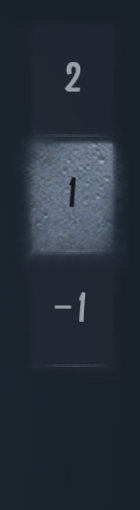
#> input picture tests/fixtures/floor_ui/doom_2560x1440_1st.png, 140 x 510 px; its folder holds only this picture in this run
$ python -i layout_retrieval.py   (imports and definitions only)
#> lines starting #> are read from the running program, lines starting #| are printed output that depends on the picture; after the words box and inside, x2 and y2 are one past the last pixel; in counts of white or black regions, pixels touching at a corner belong together
"""Fixed-direction icon/structure retrieval over the active profile's clean maps."""
from __future__ import annotations

from dataclasses import dataclass, field, asdict
import hashlib
import json
from pathlib import Path
from src.floor_definitions import DEFAULT_FLOORS
import threading
import time

import cv2
import numpy as np

from src.paths import PROJECT_ROOT, CACHE_ROOT
from src.recognition_control import check_cancelled, recognition_lock

RESOURCE_ROOT = PROJECT_ROOT / 'assets/layout_retrieval'
BACKEND_LABELS = {'pure_structure': '纯结构识别（固定缩放·CPU）', 'icon_structure': '图标与结构匹配'}

def normalize_recognition_backend(value):
    return value if isinstance(value, str) and value in BACKEND_LABELS else 'pure_structure'
PARAMETERS = {
    'algorithm_version': 'fixed_direction_icon_structure_layout_v2',
    'scale_policy': 'per_source_published_minimum',
    'rotation_degrees': [0], 'scale_min': .30, 'scale_max': 1.40,
    'scale_step': .005, 'target_wall_resize': .6, 'wall_distance_sigma': 1.6,
    'wall_weight': .8, 'floor_weight': .2, 'geometry_min': .60,
    'target_icon_min': .77, 'query_icon_min': .90,
    'occluded_query_icon_min': .65, 'occlusion_min': .20,
    'local_icon_min': .65, 'anchor_icon_widths': list(range(18, 55, 2)),
    'fallback_scales': [.19, .81, .015], 'local_icon_factors': [.7, .85, 1., 1.15, 1.3],
    'wall_point_step_divisor': 2500, 'floor_point_step_divisor': 3000,
    'score_is_probability': False,
}


@dataclass(frozen=True)
class LayoutCandidate:
    rank: int
    layout: str
    path: str
    sha256: str
    score: float
    wall_score: float
    floor_score: float
    icon_score: float
    evidence_status: str
    details: dict


@dataclass
class LayoutRetrievalResult:
    candidates: list[LayoutCandidate] = field(default_factory=list)
    reasons: list[str] = field(default_factory=list)
    timings_ms: dict[str, float] = field(default_factory=dict)
    resource_fingerprint: str = ''
    input_size: list[int] = field(default_factory=list)
    reference_size: list[int] = field(default_factory=list)
    backend: str = 'icon_structure'
    parameters: dict = field(default_factory=lambda: dict(PARAMETERS))

    # [4 lines left out: function accepted, not called in this run]

    @property
    def strong_evidence(self):
        return bool(self.candidates and self.candidates[0].evidence_status == '图标位置通过')

    @property
    def margin(self):
        return self.candidates[0].score - self.candidates[1].score if len(self.candidates) > 1 else None

    # [35 lines left out: functions diagnostics, decision, create_layout_retriever, read_image, not called in this run]


def wall_edges(image, query=False):
    gray = cv2.cvtColor(image, cv2.COLOR_BGR2GRAY)
    edges = cv2.Canny(gray, 25, 65)
    hsv = cv2.cvtColor(image, cv2.COLOR_BGR2HSV)
    icons = (((hsv[:, :, 0] < 35) | (hsv[:, :, 0] > 170)) &
             (hsv[:, :, 1] > 120) & (hsv[:, :, 2] > 110)).astype(np.uint8)
    icons = cv2.dilate(icons, np.ones((9, 9), np.uint8))
    edges[icons > 0] = 0
    lines = cv2.HoughLinesP(edges, 1, np.pi / 180, threshold=20,
                           minLineLength=22 if query else 18, maxLineGap=5)
    channels = np.zeros((2, *gray.shape), np.uint8)
    if lines is not None:
        for x1, y1, x2, y2 in lines.reshape(-1, 4):
            dx, dy = abs(x2 - x1), abs(y2 - y1)
            if dx <= 2 and dy >= 22:
                cv2.line(channels[0], (x1, y1), (x2, y2), 1, 1)
            elif dy <= 2 and dx >= 22:
                cv2.line(channels[1], (x1, y1), (x2, y2), 1, 1)
    return channels


# [8 lines left out: function target_maps, not called in this run]


def floor_masks(image, query=False):
    hue, saturation, value = cv2.split(cv2.cvtColor(image, cv2.COLOR_BGR2HSV))
    room = ((hue >= 5) & (hue <= 32) & (saturation >= 22) &
            (saturation < 120) & (value > 65)).astype(np.float32)
    corridor = ((((hue >= 90) & (hue <= 125) & (saturation < 100)) |
                 (saturation < 25)) & (value > 60)).astype(np.float32)
    if query:
        room = cv2.erode(room, np.ones((5, 5), np.uint8))
        corridor = cv2.erode(corridor, np.ones((5, 5), np.uint8))
    return [room, corridor]


def query_data(image):
    channels = wall_edges(image, True)
    yy, xx = np.where(channels.sum(axis=0) > 0)
    if not len(xx):
        raise ValueError('截图没有有效墙线结构，请保持地图打开后重试')
    box = [int(xx.min()), int(yy.min()), int(xx.max() + 1), int(yy.max() + 1)]
    def sampled(masks, divisor):
        points = []
        for mask in masks:
            y, x = np.where(mask > 0)
            step = max(1, len(x) // divisor)
            points.append((x[::step], y[::step]))
        return points
    return dict(walls=sampled(channels, 2500), floors=sampled(floor_masks(image, True), 3000), box=box)


# [41 lines left out: functions detect_query, detect_target, not called in this run]


def reliable_query(icon):
    return icon['confidence'] >= .9 or (icon['confidence'] >= .65 and icon.get('occlusion_fraction', 0) > .2)


# [104 lines left out: functions anchor_fit, fallback_templates, fallback_fit, not called in this run]


class LayoutRetriever:
    """Thread-safe lazy index, invalidated by candidate and icon content hashes."""
    # [121 lines left out: functions __init__, prepare, recognize, not called in this run]

>>> import cv2
>>> picture = cv2.imread('../tests/fixtures/floor_ui/doom_2560x1440_1st.png')
#> picture is the input picture: shape (510, 140, 3); mean B, G, R 57, 46.2, 38.1
>>> result = query_data(picture)
#> in wall_edges, `edges = cv2.Canny(gray, 25, 65)`:
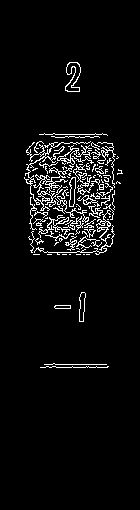
#> edges: shape (510, 140); 5% white in thin lines or dots, all inside (x1, y1, x2, y2) = (24, 62, 123, 368)
#> in wall_edges, `hsv = cv2.cvtColor(image, cv2.COLOR_BGR2HSV)`: hsv: shape (510, 140, 3); mean H, S, V 107.3, 91.1, 57
#> in wall_edges, `icons = (((hsv[:, :, 0] < 35) | (hsv[:, :, 0] > 170)) & (hsv[:, :, 1] ..`: icons: shape (510, 140); every value is 0
#> in wall_edges, `lines = cv2.HoughLinesP(edges, 1, np.pi / 180, threshold=20, minLineLe..`: lines = 86 rows, first 6: [70, 199, 70, 134], [82, 252, 88, 220], [103, 175, 113, 148], [61, 134, 66, 173], [42, 142, 49, 209], [81, 134, 88, 206]
#> the loop in wall_edges, `for x1, y1, x2, y2 in lines.reshape(-1, 4):` made 86 passes
#> (x1, y1, x2, y2, dx, dy) on passes 1 to 12: (70, 199, 70, 134, 0, 65), (82, 252, 88, 220, 6, 32), (103, 175, 113, 148, 10, 27), (61, 134, 66, 173, 5, 39), (42, 142, 49, 209, 7, 67), (81, 134, 88, 206, 7, 72), (77, 204, 93, 134, 16, 70), (65, 187, 78, 233, 13, 46), (75, 134, 78, 191, 3, 57), (93, 169, 95, 144, 2, 25), (24, 178, 42, 213, 18, 35), (88, 192, 104, 142, 16, 50)
#> (dx, dy) on passes 61, 63, 65, 67, 68, 69: (0, 24), (1, 52), (1, 26), (31, 1), (2, 27), (22, 0)
#> in query_data, `yy, xx = np.where(channels.sum(axis=0) > 0)`: yy = 1090 values from 62 to 367; xx = 1090 values, max 113 at index 236, min 29 at index 167, mean 71.46
#> in query_data, `box = [int(xx.min()), int(yy.min()), int(xx.max() + 1), int(yy.max() +..`: box = [29, 62, 114, 368]
#> the loop in sampled, `for mask in masks:` made 2 passes
#> step on passes 1 to 2: 1, 1
#> after the loop in sampled, `for mask in masks:`: points = 2 items
#> in floor_masks, `hue, saturation, value = cv2.split(cv2.cvtColor(image, cv2.COLOR_BGR2H..`:
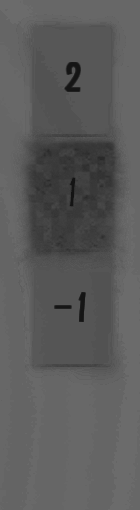
#> saturation: shape (510, 140); min 19, max 110, mean 91.1
#> in floor_masks, `hue, saturation, value = cv2.split(cv2.cvtColor(image, cv2.COLOR_BGR2H..`:
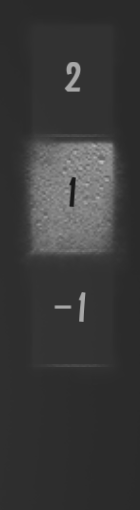
#> value: shape (510, 140); min 25, max 189, mean 57
#> in floor_masks, `room = ((hue >= 5) & (hue <= 32) & (saturation >= 22) & (saturation < ..`: room: shape (510, 140) float32; every value is 0
#> in floor_masks, `corridor = ((((hue >= 90) & (hue <= 125) & (saturation < 100)) | (satu..`:
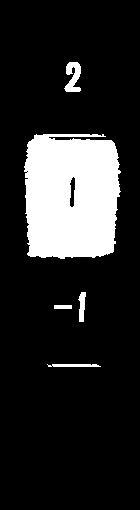
#> corridor: shape (510, 140) float32; values 0 (black) and 1 (white), 15.9% white; 5 white regions, box (x1, y1, x2, y2) and area: (24, 134, 121, 259) 10684, (64, 62, 81, 92) 324, (78, 292, 86, 322) 160, (47, 364, 101, 367) 147, (54, 305, 72, 309) 72
#> in floor_masks, `corridor = cv2.erode(corridor, np.ones((5, 5), np.uint8))`:
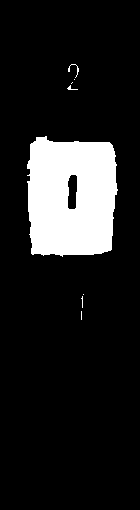
#> corridor: shape (510, 140) float32; values 0 (black) and 1 (white), 13.2% white; 8 white regions (5 under 20 px), largest, box (x1, y1, x2, y2) and area: (27, 136, 118, 257) 9354, (68, 64, 79, 78) 33, (67, 85, 78, 90) 20
#> the loop in sampled (call 2), `for mask in masks:` made 2 passes
#> step on passes 1 to 2: 1, 3
#> result = 3 items

$ run again, on tests/fixtures/floor_ui/mixed.png
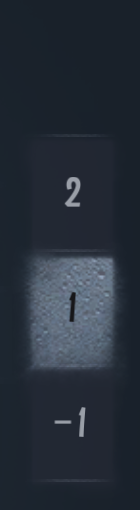
#> input picture tests/fixtures/floor_ui/mixed.png, 140 x 510 px
#> picture is the input picture: shape (510, 140, 3); mean B, G, R 56.9, 46.1, 38
#> in wall_edges, `edges = cv2.Canny(gray, 25, 65)`:
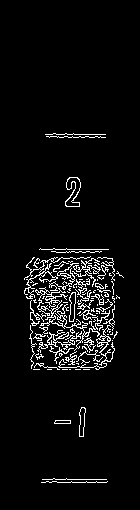
#> edges: shape (510, 140); 5.2% white in thin lines or dots, all inside (x1, y1, x2, y2) = (24, 133, 124, 483)
#> hsv: shape (510, 140, 3); mean H, S, V 107.3, 91, 56.9
#> icons: shape (510, 140); every value is 0
#> lines = 81 rows, first 6: [39, 249, 108, 249], [54, 323, 109, 258], [30, 261, 56, 287], [71, 367, 73, 319], [49, 281, 53, 323], [67, 369, 70, 321]
#> the loop in wall_edges, `for x1, y1, x2, y2 in lines.reshape(-1, 4):` made 81 passes
#> (x1, y1, x2, y2, dx, dy) on passes 1 to 8: (39, 249, 108, 249, 69, 0), (54, 323, 109, 258, 55, 65), (30, 261, 56, 287, 26, 26), (71, 367, 73, 319, 2, 48), (49, 281, 53, 323, 4, 42), (67, 369, 70, 321, 3, 48), (87, 324, 89, 290, 2, 34), (85, 252, 89, 281, 4, 29)
#> yy = 1158 values from 134 to 482; xx = 1158 values, max 113 at index 460, min 30 at index 288, mean 72.22
#> box = [30, 134, 114, 483]
#> the loop in sampled, `for mask in masks:` made 2 passes
#> step on passes 1 to 2: 1, 1
#> after the loop in sampled, `for mask in masks:`: points = 2 items
#> room: shape (510, 140) float32; every value is 0
#> in floor_masks, `corridor = cv2.erode(corridor, np.ones((5, 5), np.uint8))`:
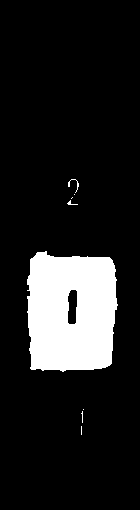
#> corridor: shape (510, 140) float32; values 0 (black) and 1 (white), 13.3% white; 8 white regions (5 under 20 px), largest, box (x1, y1, x2, y2) and area: (27, 251, 118, 372) 9396, (68, 179, 79, 193) 34, (67, 200, 78, 205) 20
#> the loop in sampled (call 2), `for mask in masks:` made 2 passes
#> step on passes 1 to 2: 1, 3
#> result = 3 items

$ run again, on tests/fixtures/floor_ui/phosphorescence_1004x755_b2.png
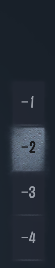
#> input picture tests/fixtures/floor_ui/phosphorescence_1004x755_b2.png, 55 x 268 px
#> picture is the input picture: shape (268, 55, 3); mean B, G, R 54, 43.5, 35.8
#> in wall_edges, `edges = cv2.Canny(gray, 25, 65)`:
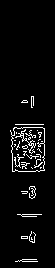
#> edges: shape (268, 55); 4.8% white in thin lines or dots, all inside (x1, y1, x2, y2) = (10, 96, 45, 262)
#> hsv: shape (268, 55, 3); mean H, S, V 107.4, 92.2, 54
#> icons: shape (268, 55); every value is 0
#> lines = [[31, 158, 31, 124], [44, 170, 44, 128], [20, 124, 24, 155], [30, 158, 30, 132], [37, 170, 40, 124], [13, 128, 20, 171], [11, 132, 12, 171], [22, 124, 24, 148], [17, 214, 41, 214], [17, 124, 19, 147], [13, 171, 39, 171]]
#> the loop in wall_edges, `for x1, y1, x2, y2 in lines.reshape(-1, 4):` made 11 passes
#> (x1, y1, x2, y2, dx, dy) on passes 1 to 8: (31, 158, 31, 124, 0, 34), (44, 170, 44, 128, 0, 42), (20, 124, 24, 155, 4, 31), (30, 158, 30, 132, 0, 26), (37, 170, 40, 124, 3, 46), (13, 128, 20, 171, 7, 43), (11, 132, 12, 171, 1, 39), (22, 124, 24, 148, 2, 24)
#> yy = 246 values from 124 to 214; xx = 246 values, max 44 at index 15, min 11 at index 28, mean 27.15
#> box = [11, 124, 45, 215]
#> the loop in sampled, `for mask in masks:` made 2 passes
#> step on passes 1 to 2: 1, 1
#> after the loop in sampled, `for mask in masks:`: points = 2 items
#> room: shape (268, 55) float32; every value is 0
#> in floor_masks, `corridor = cv2.erode(corridor, np.ones((5, 5), np.uint8))`:
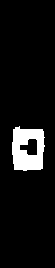
#> corridor: shape (268, 55) float32; values 0 (black) and 1 (white), 7.4% white; 1 white region, box (x1, y1, x2, y2) and area: (12, 126, 45, 171) 1088
#> the loop in sampled (call 2), `for mask in masks:` made 2 passes
#> result = 3 items

$ run again, on tests/fixtures/floor_ui/phosphorescence_1698x980_b1.png
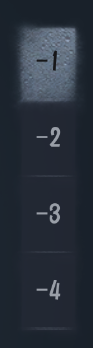
#> input picture tests/fixtures/floor_ui/phosphorescence_1698x980_b1.png, 93 x 348 px
#> picture is the input picture: shape (348, 93, 3); mean B, G, R 58.3, 47.3, 39.5
#> in wall_edges, `edges = cv2.Canny(gray, 25, 65)`:
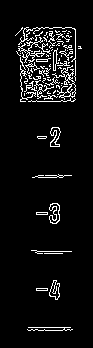
#> edges: shape (348, 93); 6.1% white in thin lines or dots, all inside (x1, y1, x2, y2) = (15, 27, 82, 331)
#> hsv: shape (348, 93, 3); mean H, S, V 107.8, 88.3, 58.3
#> icons: shape (348, 93); every value is 0
#> lines = 47 rows, first 6: [56, 63, 56, 27], [47, 68, 48, 101], [40, 28, 45, 101], [53, 52, 54, 101], [22, 59, 29, 101], [35, 28, 38, 61]
#> the loop in wall_edges, `for x1, y1, x2, y2 in lines.reshape(-1, 4):` made 47 passes
#> (x1, y1, x2, y2, dx, dy) on passes 1 to 8: (56, 63, 56, 27, 0, 36), (47, 68, 48, 101, 1, 33), (40, 28, 45, 101, 5, 73), (53, 52, 54, 101, 1, 49), (22, 59, 29, 101, 7, 42), (35, 28, 38, 61, 3, 33), (35, 79, 38, 101, 3, 22), (62, 100, 70, 27, 8, 73)
#> yy = 696 values from 27 to 330; xx = 696 values, max 75 at index 211, min 20 at index 366, mean 51.72
#> box = [20, 27, 76, 331]
#> the loop in sampled, `for mask in masks:` made 2 passes
#> step on passes 1 to 2: 1, 1
#> after the loop in sampled, `for mask in masks:`: points = 2 items
#> room: shape (348, 93) float32; every value is 0
#> in floor_masks, `corridor = cv2.erode(corridor, np.ones((5, 5), np.uint8))`:
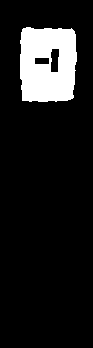
#> corridor: shape (348, 93) float32; values 0 (black) and 1 (white), 11.4% white; 1 white region, box (x1, y1, x2, y2) and area: (20, 27, 77, 102) 3704
#> the loop in sampled (call 2), `for mask in masks:` made 2 passes
#> result = 3 items
